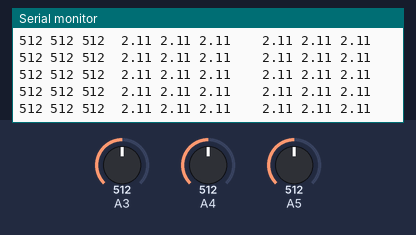
The sketch below on a simulated Arduino Uno, built with avr-gcc and run on an emulated ATmega328P. Parts: the last lines printed to the serial monitor. Inputs (shaded band) come from the test bench; at power-on: A3 = 512, A4 = 512, A5 = 512.

Above: at 1.2 s.
1.3 s: A3 set to 370
At 1.39 s:
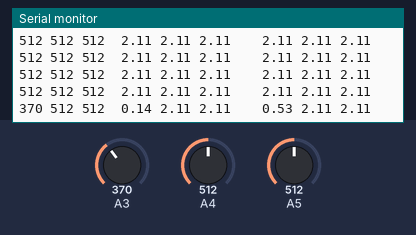
2.8 s: A3 set to 346
At 2.81 s:
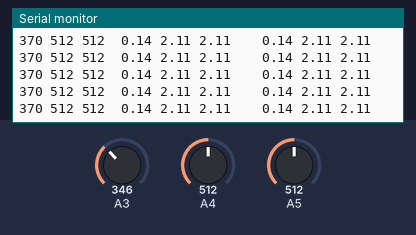
4.3 s: A4 set to 375
At 4.34 s:
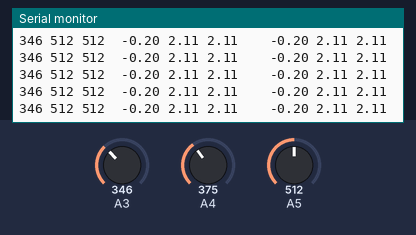
7.3 s: A4 set to 343
At 7.3 s:
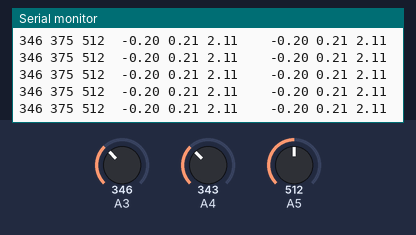
10.3 s: A5 set to 370
At 10.34 s:
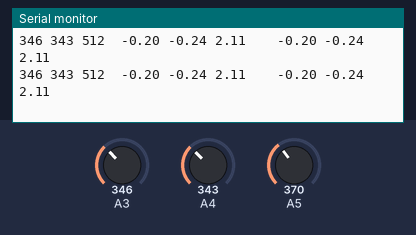
11.8 s: A5 set to 345
At 11.84 s:
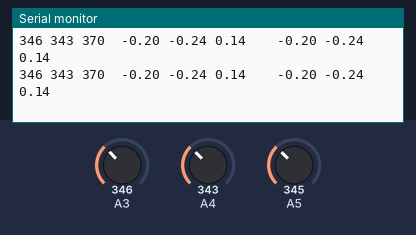
Timing chart, 0 to 14.3 s (numbered marks = the images above; inputs shaded):
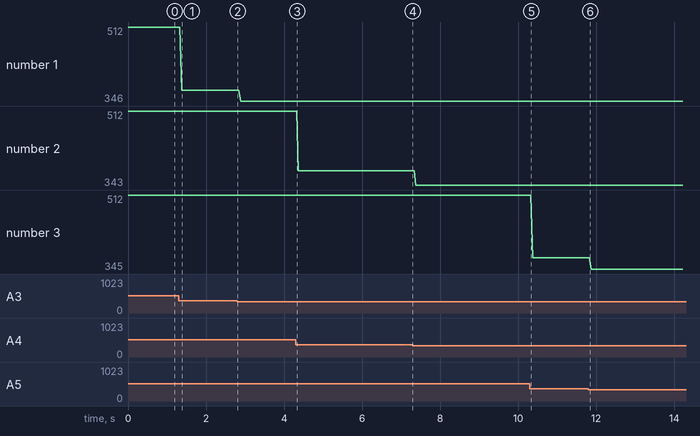

Measured:
- after the input at 1.3 s, the serial monitor: prints a new line after 0.07 s (image 1)
- plotted number 1: 512 → 370 after the input at 1.3 s, 370 → 346 after the input at 2.8 s
- plotted number 2: 512 → 375 after the input at 4.3 s, 375 → 343 after the input at 7.3 s
- plotted number 3: 512 → 370 after the input at 10.3 s, 370 → 345 after the input at 11.8 s

The sketch:

TestADXL.ino
```cpp
int adcMax = 432;
int adcZero = 355;
int adcMin = 289;

float lastOutput[3];

void setup() {
  // initialize serial communication at 9600 bits per second:
  Serial.begin(9600);
}

void loop() {
  // read the input on analog pin 0:
  // print out the value you read:
  int sen[] = {analogRead(A3), analogRead(A4), analogRead(A5)};
  Serial.print(sen[0]); //Z ADC
  Serial.print(" ");
  Serial.print(sen[1]); //X ADC
  Serial.print(" ");
  Serial.print(sen[2]); //Y ADC
  Serial.print("\t");

  float g[] = {map(sen[0],adcMax,adcMin,100,-100)/100.0,map(sen[1],adcMax,adcMin,100,-100)/100.0,map(sen[2],adcMax,adcMin,100,-100)/100.0};

  Serial.print(g[0]); //Z ADC
  Serial.print(" ");
  Serial.print(g[1]); //X ADC
  Serial.print(" ");
  Serial.print(g[2]); //Y ADC
  Serial.print("\t");
  Serial.print("\t");

  Serial.print(filter(g[0],0)); //Z ADC
  Serial.print(" ");
  Serial.print(filter(g[1],1)); //X ADC
  Serial.print(" ");
  Serial.print(filter(g[2],2)); //Y ADC
  Serial.println("");

  delay(1);        // delay in between reads for stability
}

float filter(float raw, int iteration) {
  float alpha = 0.8;
  float average = alpha * raw + (1 - alpha) * lastOutput[iteration];

  lastOutput[iteration] = average;

  return average;
}
```
